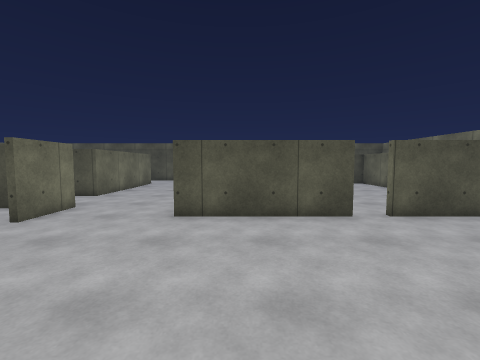
view 1 (above)

24 first-person views from a walk through a 3-D level made in the Unity game engine. The camera is 1.4 m above the floor, tilts 4° down and sees 90° across. The floor is counted in squares, 1 m on a side. Each view is taken from the middle of a square. On the plan, view 1 faces up. The plan holds only what a view shows up to about 13 squares ahead; the rest is blank. The player character is not drawn. Surface patterns are stand-ins for the level's own textures.

view 2
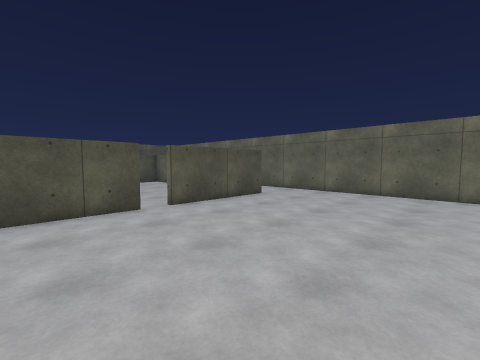

view 3
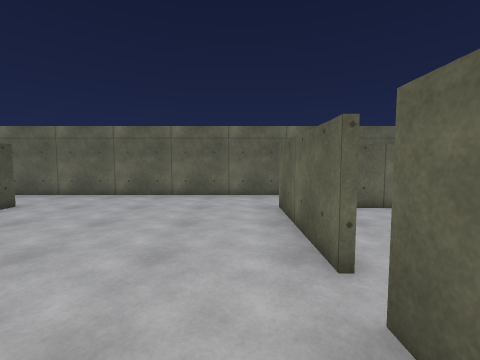

view 4
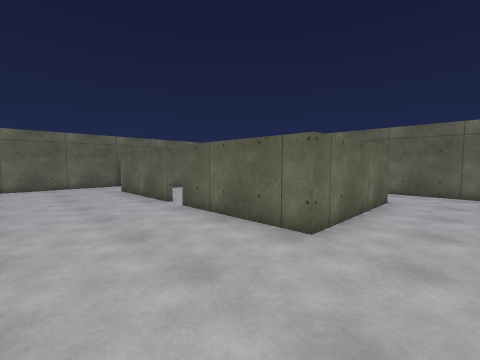

view 5
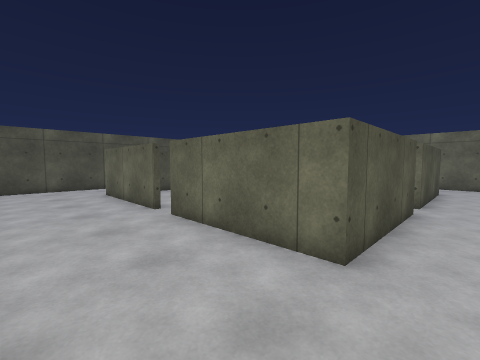

view 6
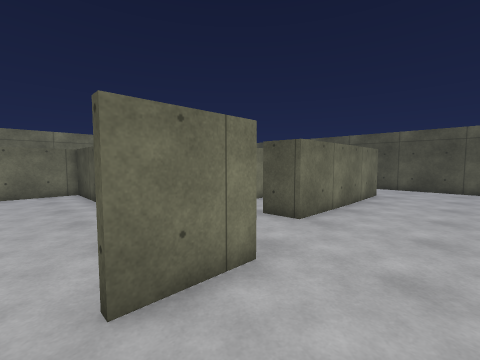

view 7
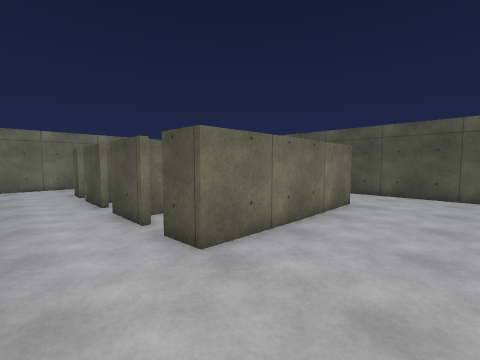

view 8
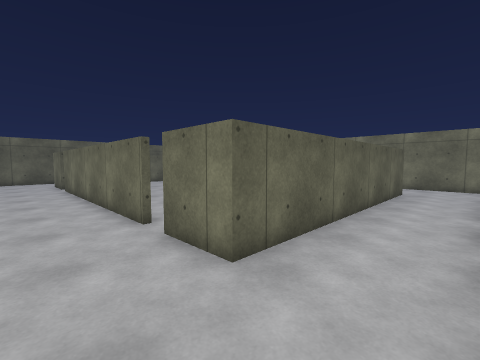

view 9
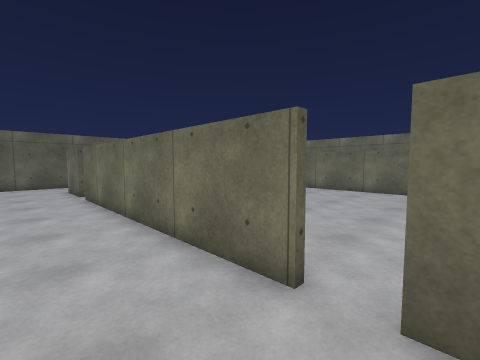

view 10
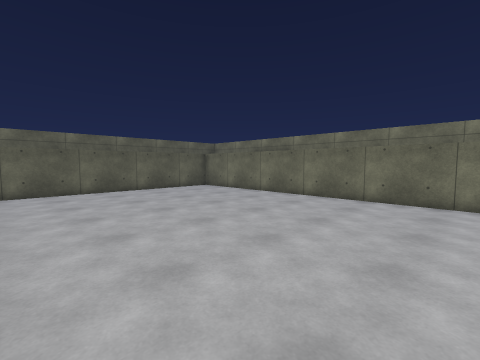

view 11
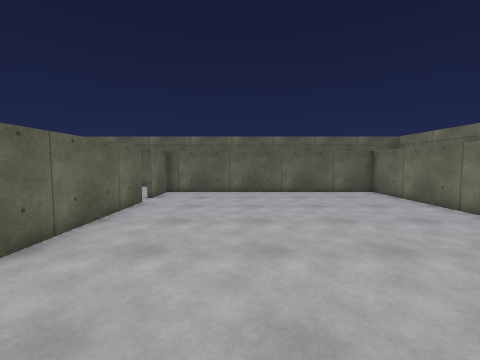

view 12
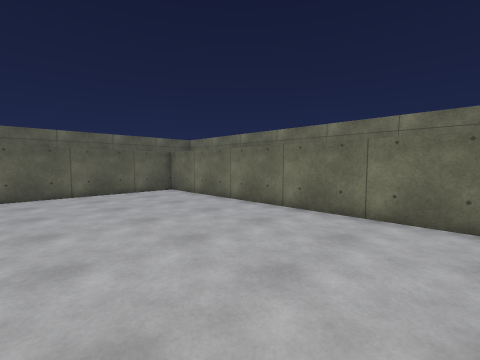

view 13
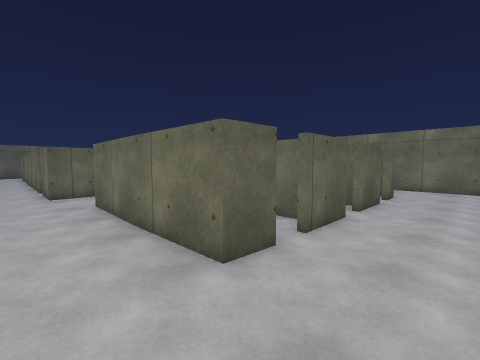

view 14
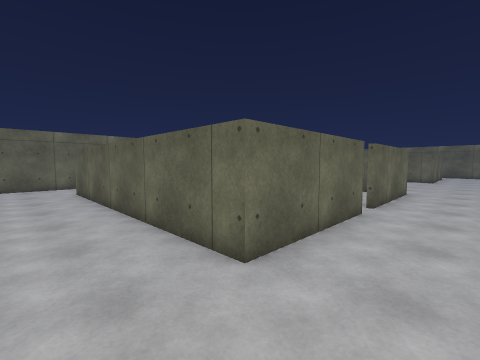

view 15
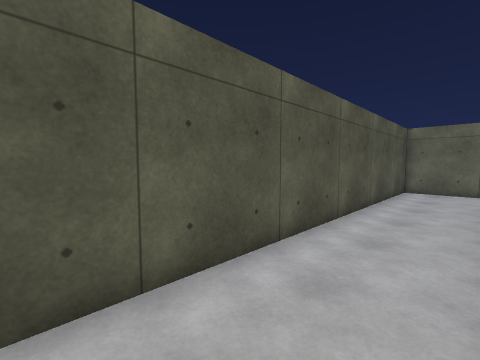

view 16
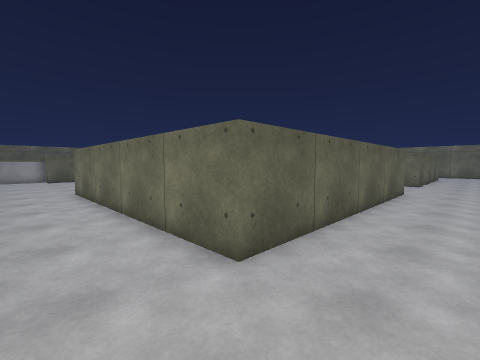

view 17
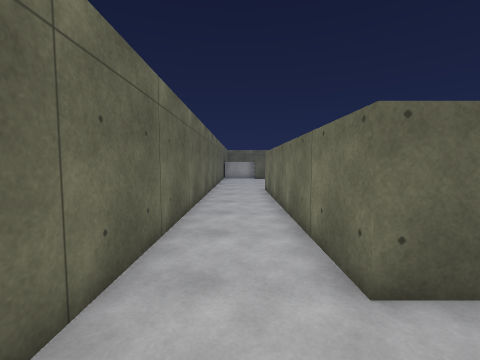

view 18
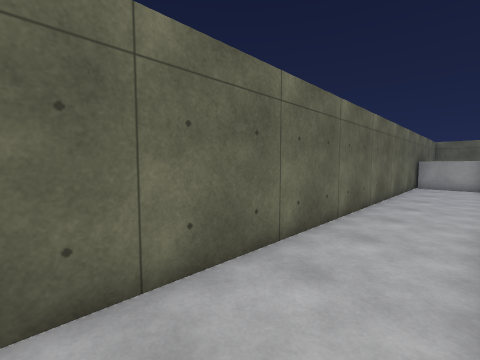

view 19
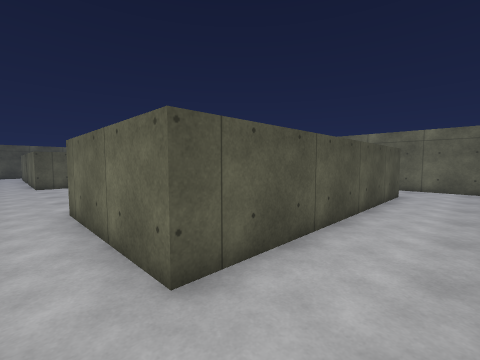

view 20
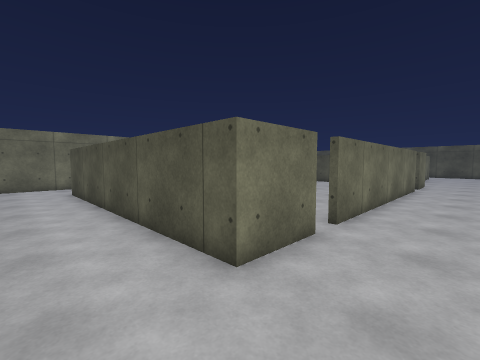

view 21
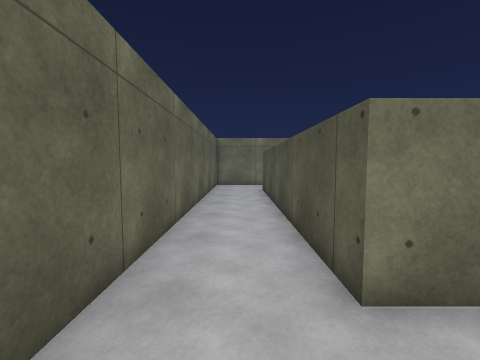

view 22
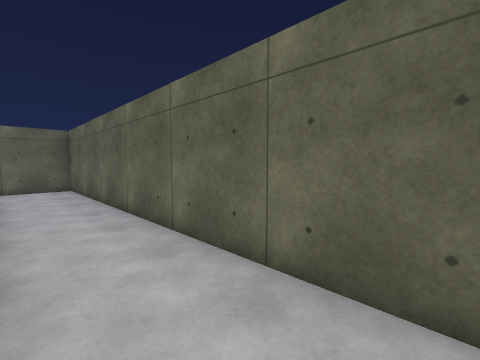

view 23
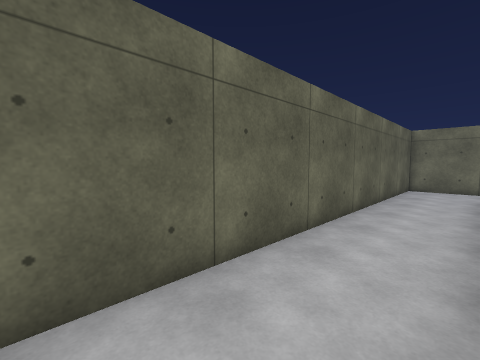

view 24
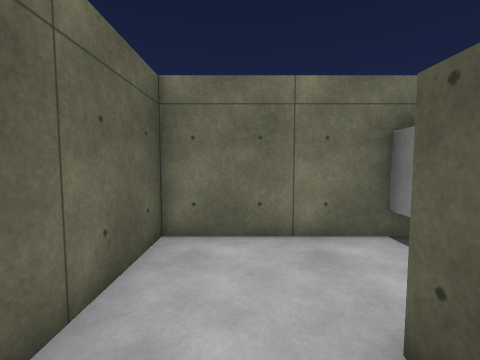

### Floor plan
Points are (right, up) in squares from view 1. A wall is a line through its corners. A room is listed if a view was taken in it or the views show most of it. See-through windows are left out.
Room 1 (views 1, 2, 3, 4, 6, 7, 8, 9, 13, 14, 15, 16, 17, 18, 19, 20, 21, 22, 23, 24)
walls: (3, 6.2) (-1.7, 6.2) (-1.7, 11); (-5.3, 4.6) (-5.3, -4.6); (-5.3, 7.6) (-5.3, 5.5); (-1.7, 11.9) (-1.7, 16.6) (8.7, 16.6) (8.7, 6.2) (3.9, 6.2); (3.9, -2.3) (8.4, -2.3); (-5.3, -5.5) (-5.3, -7.8) (-15.8, -7.8); (-7.4, 16.6) (-6, 16.6) (-6.1, 10.3); (-14.3, 10.2) (-15.5, 10.3); (11.5, -3) (11.5, 19.5) (-7.2, 19.5); (-10.4, 16.6) (-8.2, 16.6); (-15.8, 7.6) (-13.6, 7.6); (8.8, -7.8) (-1.7, -7.8) (-1.7, -2.3) (3, -2.3); (-13.4, 16.6) (-11.2, 16.6); (-18.5, 10.9) (-18.5, 8.5); (-15.5, 16.6) (-14.2, 16.6); (-18.5, -8.5) (-18.5, -10.5) (11.5, -10.5) (11.5, -7); (-18.5, 19.1) (-18.5, 15.9)
ways out: opening at (-17.5, -7.5) to room 2; opening at (-17.5, 7.5) to room 2; opening at (-5, -5) to room 2; opening at (-5, 5) to room 2; opening at (-6.5, 8.5) to room 3; opening at (-12.5, 8.5); opening at (-11, 16); opening at (-8, 16)
objects: other object (9, -6) to (9, -5); other object (9, -3) to (11, -3)
Room 2 (views 5, 10, 11, 12)
walls: (-15.5, -6.4) (-15.5, -7.6) (-5.5, -7.6) (-5.5, -5.6); (-5.5, -4.6) (-5.5, 0.6); (-18.5, -6.1) (-18.5, -8.5); (-12.6, 7.4) (-15.5, 7.4) (-15.5, -2.5); (-18.5, 8.5) (-18.5, 7)
ways out: opening at (-17.5, -7.5) to room 1; opening at (-17.5, 7.5) to room 1; opening at (-5, -5) to room 1; opening at (-5, 5) to room 1
objects: other object (-18, -6); other object (-16, -6) to (-16, -3)
Room 3 (no view inside)
walls: (-6.1, 10.3) (-7.3, 10.2); (-8.6, 7.6) (-5.3, 7.6); (-9.2, 12.6) (-9.2, 10.7)
ways out: opening at (-6.5, 8.5) to room 1; opening at (-9.5, 8.5)

Positions as (right, up) in squares from view 1, and headings:
1: (0, 0), facing up
2: (0, -1), facing up-right
3: (1, -1), facing right
4: (-4, 2), facing down-right
5: (-5, 5), facing up-right
6: (-3, 5), facing up-left
7: (-3, 8), facing up-left
8: (-3, 10), facing down-left
9: (-3, 6), facing down-left
10: (-6, 5), facing down-left
11: (-9, 4), facing down
12: (-9, 4), facing down-left
13: (-4, 19), facing down-left
14: (-4, 19), facing down-right
15: (-2, 17), facing up-right
16: (11, 19), facing down-left
17: (10, 19), facing down
18: (9, 13), facing down-right
19: (-3, -10), facing up-right
20: (-3, -10), facing up-left
21: (-3, -9), facing left
22: (-3, -8), facing down-right
23: (-4, -8), facing down-left
24: (-14, -9), facing left
